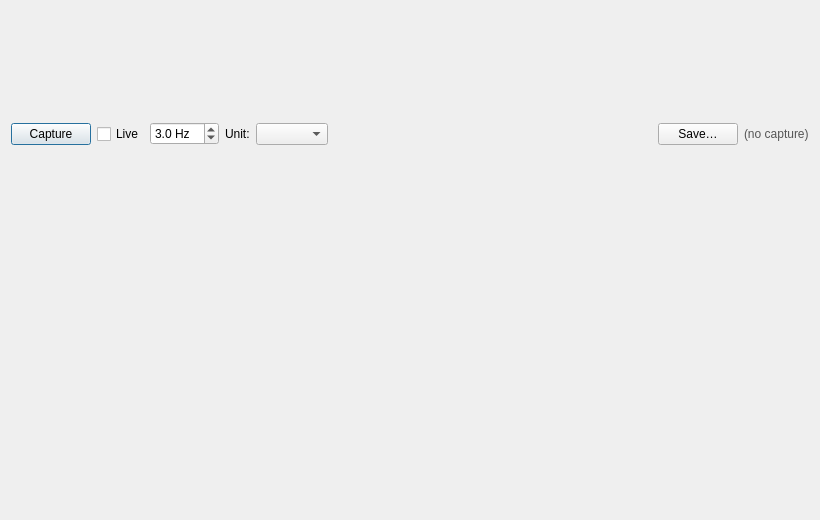
<?xml version="1.0" encoding="UTF-8"?>
<ui version="4.0">
 <class>WaveformDialog</class>
 <widget class="QDialog" name="WaveformDialog">
  <property name="geometry">
   <rect>
    <x>0</x>
    <y>0</y>
    <width>820</width>
    <height>520</height>
   </rect>
  </property>
  <property name="windowTitle">
   <string>Raw waveform — 2ch</string>
  </property>
  <layout class="QVBoxLayout" name="waveRootLayout">
   <item>
    <layout class="QHBoxLayout" name="waveCtrlLayout">
     <item>
      <widget class="QPushButton" name="captureButton">
       <property name="text">
        <string>Capture</string>
       </property>
      </widget>
     </item>
     <item>
      <widget class="QCheckBox" name="liveCheck">
       <property name="text">
        <string>Live</string>
       </property>
      </widget>
     </item>
     <item>
      <widget class="QDoubleSpinBox" name="liveRateSpin">
       <property name="suffix">
        <string> Hz</string>
       </property>
       <property name="decimals">
        <number>1</number>
       </property>
       <property name="minimum">
        <double>0.500000000000000</double>
       </property>
       <property name="maximum">
        <double>20.000000000000000</double>
       </property>
       <property name="singleStep">
        <double>1.000000000000000</double>
       </property>
       <property name="value">
        <double>3.000000000000000</double>
       </property>
      </widget>
     </item>
     <item>
      <widget class="QLabel" name="unitLabel">
       <property name="text">
        <string>Unit:</string>
       </property>
      </widget>
     </item>
     <item>
      <widget class="QComboBox" name="unitCombo"/>
     </item>
     <item>
      <spacer name="waveCtrlSpacer">
       <property name="orientation">
        <enum>Qt::Horizontal</enum>
       </property>
       <property name="sizeHint" stdset="0">
        <size>
         <width>40</width>
         <height>20</height>
        </size>
       </property>
      </spacer>
     </item>
     <item>
      <widget class="QPushButton" name="saveWaveButton">
       <property name="text">
        <string>Save…</string>
       </property>
      </widget>
     </item>
     <item>
      <widget class="QLabel" name="waveInfoLabel">
       <property name="text">
        <string>(no capture)</string>
       </property>
       <property name="styleSheet">
        <string notr="true">color: #555;</string>
       </property>
      </widget>
     </item>
    </layout>
   </item>
   <item>
    <widget class="WaveformPlot" name="wavePlot">
     <property name="minimumHeight">
      <number>380</number>
     </property>
    </widget>
   </item>
  </layout>
 </widget>
 <customwidgets>
  <customwidget>
   <class>WaveformPlot</class>
   <extends>QWidget</extends>
   <header>plot_widget</header>
  </customwidget>
 </customwidgets>
 <resources/>
 <connections/>
</ui>
